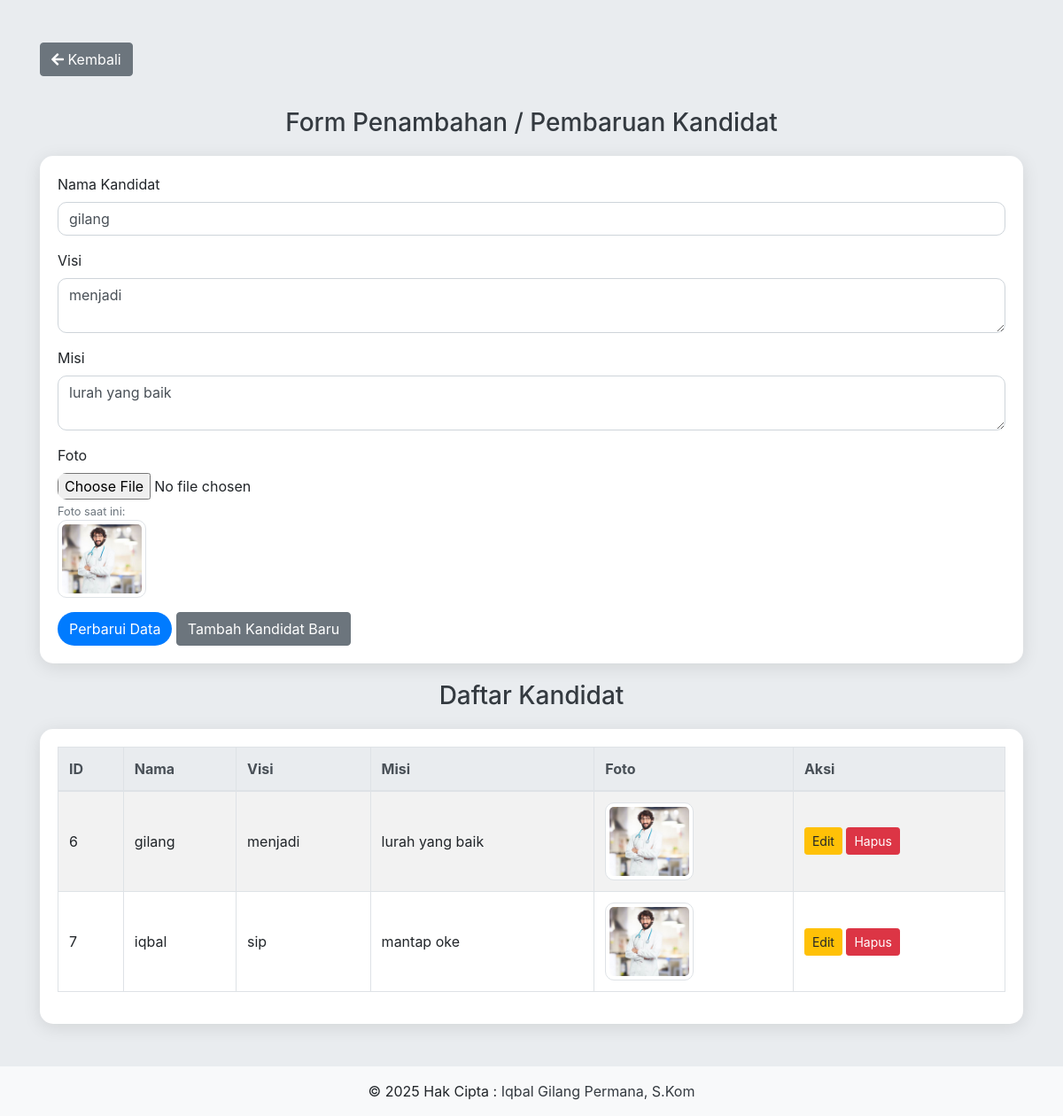
Page /kandidat.php?edit_id=6 (signed in) on the committed database.
### tables this page shows
CREATE TABLE `candidates` (
  `id` int(11) NOT NULL,
  `name` varchar(255) NOT NULL,
  `vision` text DEFAULT NULL,
  `mission` text DEFAULT NULL,
  `photo` varchar(255) DEFAULT NULL
);

### kandidat.php (the view, shortened to what this page needs)
<?php
include 'db.php';
if (isset($_GET['edit_id'])) {
    $id = $_GET['edit_id'];
    $stmt = $pdo->prepare("SELECT * FROM candidates WHERE id = ?");
    $stmt->execute([$id]);
    $kandidat = $stmt->fetch();
}
$stmt_kandidat = $pdo->query("SELECT * FROM candidates");
$kandidatList = $stmt_kandidat->fetchAll();
?>
<!DOCTYPE html>
<html lang="en">
<head>
    <link rel="stylesheet" href="https://stackpath.bootstrapcdn.com/bootstrap/4.5.2/css/bootstrap.min.css">
    <link rel="stylesheet" href="https://cdnjs.cloudflare.com/ajax/libs/font-awesome/5.15.3/css/all.min.css">
</head>
<body>
    <div class="container mt-5">
        <a href="admin.php" class="btn btn-secondary mb-3"><i class="fas fa-arrow-left"></i> Kembali</a>
        <h3 class="header-title">Form Penambahan / Pembaruan Kandidat</h3>
        <div class="card">
            <div class="card-body">
                <form method="POST" enctype="multipart/form-data">
                    <div class="form-group">
                        <label for="name">Nama Kandidat</label>
                        <input type="text" class="form-control" id="name" name="name" value="<?php echo isset($kandidat) ? $kandidat['name'] : ''; ?>" required>
                    </div>
                    <div class="form-group">
                        <label for="vision">Visi</label>
                        <textarea class="form-control" id="vision" name="vision" required><?php echo isset($kandidat) ? $kandidat['vision'] : ''; ?></textarea>
                    </div>
                    <div class="form-group">
                        <label for="mission">Misi</label>
                        <textarea class="form-control" id="mission" name="mission" required><?php echo isset($kandidat) ? $kandidat['mission'] : ''; ?></textarea>
                    </div>
                    <div class="form-group">
                        <label for="photo">Foto</label>
                        <input type="file" class="form-control-file" id="photo" name="photo" accept="image/*">
                        <?php if (isset($kandidat) && $kandidat['photo']): ?>
                            <small class="form-text text-muted">Foto saat ini:</small>
                            <img src="<?php echo $kandidat['photo']; ?>" alt="Foto Kandidat" class="img-thumbnail">
                        <?php endif; ?>
                    </div>
                    <button type="submit" name="<?php echo isset($kandidat) ? 'update_candidate' : 'add_candidate'; ?>" class="btn btn-custom">
                        <?php echo isset($kandidat) ? 'Perbarui Data' : 'Tambah Kandidat'; ?>
                    </button>
                    <?php if (isset($kandidat)): ?>
                        <a href="kandidat.php" class="btn btn-secondary">Tambah Kandidat Baru</a>
                    <?php endif; ?>
                </form>
            </div>
        </div>
        <h3 class="header-title">Daftar Kandidat</h3>
        <div class="card">
            <div class="card-body">
                <table class="table table-bordered table-striped">
                    <thead class="thead-light">
                        <tr>
                            <th>ID</th>
                            <th>Nama</th>
                            <th>Visi</th>
                            <th>Misi</th>
                            <th>Foto</th>
                            <th>Aksi</th>
                        </tr>
                    </thead>
                    <tbody>
                        <?php foreach ($kandidatList as $kandidat): ?>
                            <tr>
                                <td><?php echo $kandidat['id']; ?></td>
                                <td><?php echo $kandidat['name']; ?></td>
                                <td><?php echo $kandidat['vision']; ?></td>
                                <td><?php echo $kandidat['mission']; ?></td>
                                <td>
                                    <?php if ($kandidat['photo']): ?>
                                        <img src="<?php echo $kandidat['photo']; ?>" alt="Foto Kandidat" class="img-thumbnail">
                                    <?php endif; ?>
                                </td>
                                <td>
                                    <a href="?edit_id=<?php echo $kandidat['id']; ?>" class="btn btn-warning btn-sm">Edit</a>
                                    <a href="?delete_id=<?php echo $kandidat['id']; ?>" class="btn btn-danger btn-sm" onclick="return confirm('Apakah Anda yakin ingin menghapus kandidat ini?');">Hapus</a>
                                </td>
                            </tr>
                        <?php endforeach; ?>
                    </tbody>
                </table>
            </div>
        </div>
    </div>
<?php include 'footer.php';  ?>
</body>
</html>

### kandidat.php (style rules this page uses)
body { background-color: #e9ecef; }
.header-title { text-align: center; margin: 20px 0; color: #343a40; }
.card { margin-bottom: 20px; border: none; border-radius: 15px; box-shadow: 0 4px 20px rgba(0, 0, 0, 0.1); }
.table th, .table td { vertical-align: middle; }
.btn-custom { background-color: #007bff; color: white; border-radius: 20px; }
.img-thumbnail { max-width: 100px; border-radius: 10px; }
.form-control, .form-control-file { border-radius: 10px; }

### rows in the picture
candidates: name "gilang", vision "menjadi", mission "lurah yang baik", photo (picture), id "6"
candidates: id "7", name "iqbal", vision "sip", mission "mantap oke", photo (picture)
